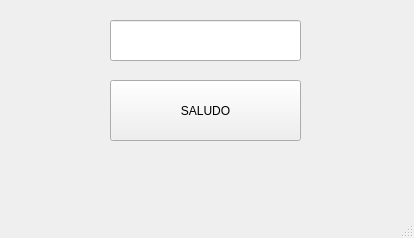
<?xml version="1.0" encoding="UTF-8"?>
<ui version="4.0">
 <class>MainWindow</class>
 <widget class="QMainWindow" name="MainWindow">
  <property name="geometry">
   <rect>
    <x>0</x>
    <y>0</y>
    <width>414</width>
    <height>238</height>
   </rect>
  </property>
  <property name="windowTitle">
   <string>MainWindow</string>
  </property>
  <widget class="QWidget" name="centralwidget">
   <widget class="QPushButton" name="btn_saludar">
    <property name="geometry">
     <rect>
      <x>110</x>
      <y>80</y>
      <width>191</width>
      <height>61</height>
     </rect>
    </property>
    <property name="text">
     <string>SALUDO</string>
    </property>
   </widget>
   <widget class="QLineEdit" name="lineEdit">
    <property name="geometry">
     <rect>
      <x>110</x>
      <y>20</y>
      <width>191</width>
      <height>41</height>
     </rect>
    </property>
    <property name="font">
     <font>
      <pointsize>12</pointsize>
      <bold>true</bold>
     </font>
    </property>
    <property name="text">
     <string></string>
    </property>
    <property name="alignment">
     <set>Qt::AlignCenter</set>
    </property>
   </widget>
  </widget>
  <widget class="QMenuBar" name="menubar">
   <property name="geometry">
    <rect>
     <x>0</x>
     <y>0</y>
     <width>414</width>
     <height>24</height>
    </rect>
   </property>
  </widget>
  <widget class="QStatusBar" name="statusbar"/>
 </widget>
 <resources/>
 <connections/>
</ui>
